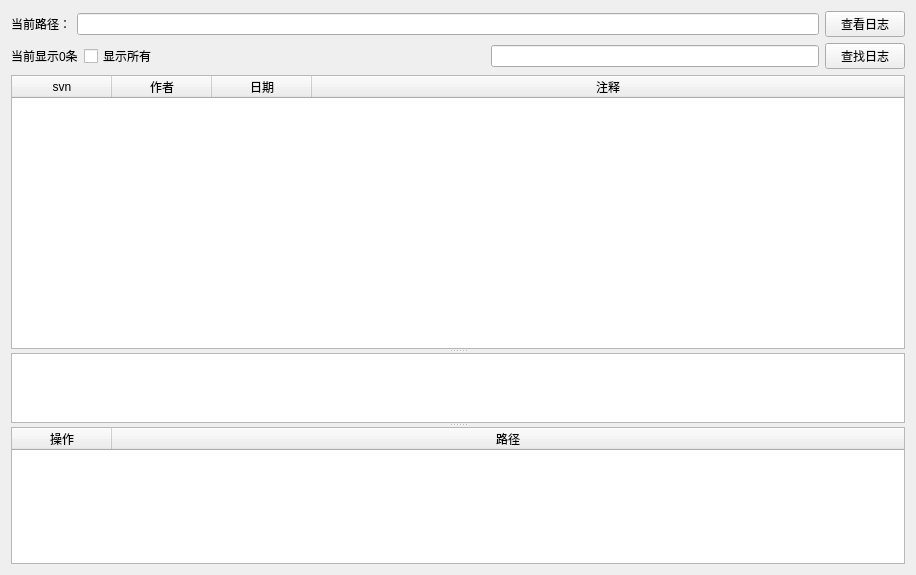
<?xml version="1.0" encoding="UTF-8"?>
<ui version="4.0">
 <class>Widget</class>
 <widget class="QWidget" name="Widget">
  <property name="geometry">
   <rect>
    <x>0</x>
    <y>0</y>
    <width>916</width>
    <height>575</height>
   </rect>
  </property>
  <property name="windowTitle">
   <string>svn日志查看器</string>
  </property>
  <layout class="QVBoxLayout" name="verticalLayout">
   <item>
    <layout class="QHBoxLayout" name="horizontalLayout">
     <property name="sizeConstraint">
      <enum>QLayout::SetDefaultConstraint</enum>
     </property>
     <property name="topMargin">
      <number>0</number>
     </property>
     <item>
      <widget class="QLabel" name="label_3">
       <property name="sizePolicy">
        <sizepolicy hsizetype="Preferred" vsizetype="Preferred">
         <horstretch>0</horstretch>
         <verstretch>0</verstretch>
        </sizepolicy>
       </property>
       <property name="maximumSize">
        <size>
         <width>16777215</width>
         <height>16777215</height>
        </size>
       </property>
       <property name="text">
        <string>当前路径：</string>
       </property>
      </widget>
     </item>
     <item>
      <widget class="QLineEdit" name="LineEditSvnPath">
       <property name="sizePolicy">
        <sizepolicy hsizetype="Expanding" vsizetype="Fixed">
         <horstretch>0</horstretch>
         <verstretch>0</verstretch>
        </sizepolicy>
       </property>
       <property name="text">
        <string/>
       </property>
      </widget>
     </item>
     <item>
      <widget class="QPushButton" name="openButton">
       <property name="sizePolicy">
        <sizepolicy hsizetype="Minimum" vsizetype="Fixed">
         <horstretch>0</horstretch>
         <verstretch>0</verstretch>
        </sizepolicy>
       </property>
       <property name="text">
        <string>查看日志</string>
       </property>
      </widget>
     </item>
    </layout>
   </item>
   <item>
    <layout class="QHBoxLayout" name="horizontalLayout_2">
     <item>
      <widget class="QLabel" name="labelLogNum">
       <property name="text">
        <string>当前显示0条</string>
       </property>
      </widget>
     </item>
     <item>
      <widget class="QCheckBox" name="showAllCheckBox">
       <property name="text">
        <string>显示所有</string>
       </property>
      </widget>
     </item>
     <item>
      <spacer name="horizontalSpacer">
       <property name="orientation">
        <enum>Qt::Horizontal</enum>
       </property>
       <property name="sizeHint" stdset="0">
        <size>
         <width>68</width>
         <height>20</height>
        </size>
       </property>
      </spacer>
     </item>
     <item>
      <widget class="QLineEdit" name="lineEdit">
       <property name="sizePolicy">
        <sizepolicy hsizetype="Expanding" vsizetype="Fixed">
         <horstretch>0</horstretch>
         <verstretch>0</verstretch>
        </sizepolicy>
       </property>
       <property name="minimumSize">
        <size>
         <width>300</width>
         <height>0</height>
        </size>
       </property>
      </widget>
     </item>
     <item>
      <widget class="QPushButton" name="findButton">
       <property name="sizePolicy">
        <sizepolicy hsizetype="Minimum" vsizetype="Fixed">
         <horstretch>0</horstretch>
         <verstretch>0</verstretch>
        </sizepolicy>
       </property>
       <property name="text">
        <string>查找日志</string>
       </property>
      </widget>
     </item>
    </layout>
   </item>
   <item>
    <widget class="QSplitter" name="splitter">
     <property name="orientation">
      <enum>Qt::Vertical</enum>
     </property>
     <widget class="QTableWidget" name="logTable">
      <property name="sizePolicy">
       <sizepolicy hsizetype="Expanding" vsizetype="Expanding">
        <horstretch>0</horstretch>
        <verstretch>6</verstretch>
       </sizepolicy>
      </property>
      <property name="selectionBehavior">
       <enum>QAbstractItemView::SelectRows</enum>
      </property>
      <attribute name="horizontalHeaderCascadingSectionResizes">
       <bool>false</bool>
      </attribute>
      <attribute name="horizontalHeaderHighlightSections">
       <bool>true</bool>
      </attribute>
      <attribute name="horizontalHeaderShowSortIndicator" stdset="0">
       <bool>false</bool>
      </attribute>
      <attribute name="horizontalHeaderStretchLastSection">
       <bool>true</bool>
      </attribute>
      <attribute name="verticalHeaderStretchLastSection">
       <bool>false</bool>
      </attribute>
      <column>
       <property name="text">
        <string>svn</string>
       </property>
       <property name="textAlignment">
        <set>AlignCenter</set>
       </property>
      </column>
      <column>
       <property name="text">
        <string>作者</string>
       </property>
       <property name="textAlignment">
        <set>AlignCenter</set>
       </property>
      </column>
      <column>
       <property name="text">
        <string>日期</string>
       </property>
      </column>
      <column>
       <property name="text">
        <string>注释</string>
       </property>
      </column>
     </widget>
     <widget class="QTextBrowser" name="commentBrowser">
      <property name="sizePolicy">
       <sizepolicy hsizetype="Expanding" vsizetype="Expanding">
        <horstretch>0</horstretch>
        <verstretch>1</verstretch>
       </sizepolicy>
      </property>
      <property name="html">
       <string>&lt;!DOCTYPE HTML PUBLIC &quot;-//W3C//DTD HTML 4.0//EN&quot; &quot;http://www.w3.org/TR/REC-html40/strict.dtd&quot;&gt;
&lt;html&gt;&lt;head&gt;&lt;meta name=&quot;qrichtext&quot; content=&quot;1&quot; /&gt;&lt;style type=&quot;text/css&quot;&gt;
p, li { white-space: pre-wrap; }
&lt;/style&gt;&lt;/head&gt;&lt;body style=&quot; font-family:'Sans Serif'; font-size:9pt; font-weight:400; font-style:normal;&quot;&gt;
&lt;p style=&quot;-qt-paragraph-type:empty; margin-top:0px; margin-bottom:0px; margin-left:0px; margin-right:0px; -qt-block-indent:0; text-indent:0px; font-family:'Sans Serif';&quot;&gt;&lt;br /&gt;&lt;/p&gt;&lt;/body&gt;&lt;/html&gt;</string>
      </property>
     </widget>
     <widget class="QTableWidget" name="filesTable">
      <property name="sizePolicy">
       <sizepolicy hsizetype="Expanding" vsizetype="Expanding">
        <horstretch>0</horstretch>
        <verstretch>3</verstretch>
       </sizepolicy>
      </property>
      <attribute name="horizontalHeaderStretchLastSection">
       <bool>true</bool>
      </attribute>
      <attribute name="verticalHeaderStretchLastSection">
       <bool>false</bool>
      </attribute>
      <column>
       <property name="text">
        <string>操作</string>
       </property>
       <property name="textAlignment">
        <set>AlignCenter</set>
       </property>
      </column>
      <column>
       <property name="text">
        <string>路径</string>
       </property>
      </column>
     </widget>
    </widget>
   </item>
  </layout>
 </widget>
 <resources/>
 <connections/>
</ui>
